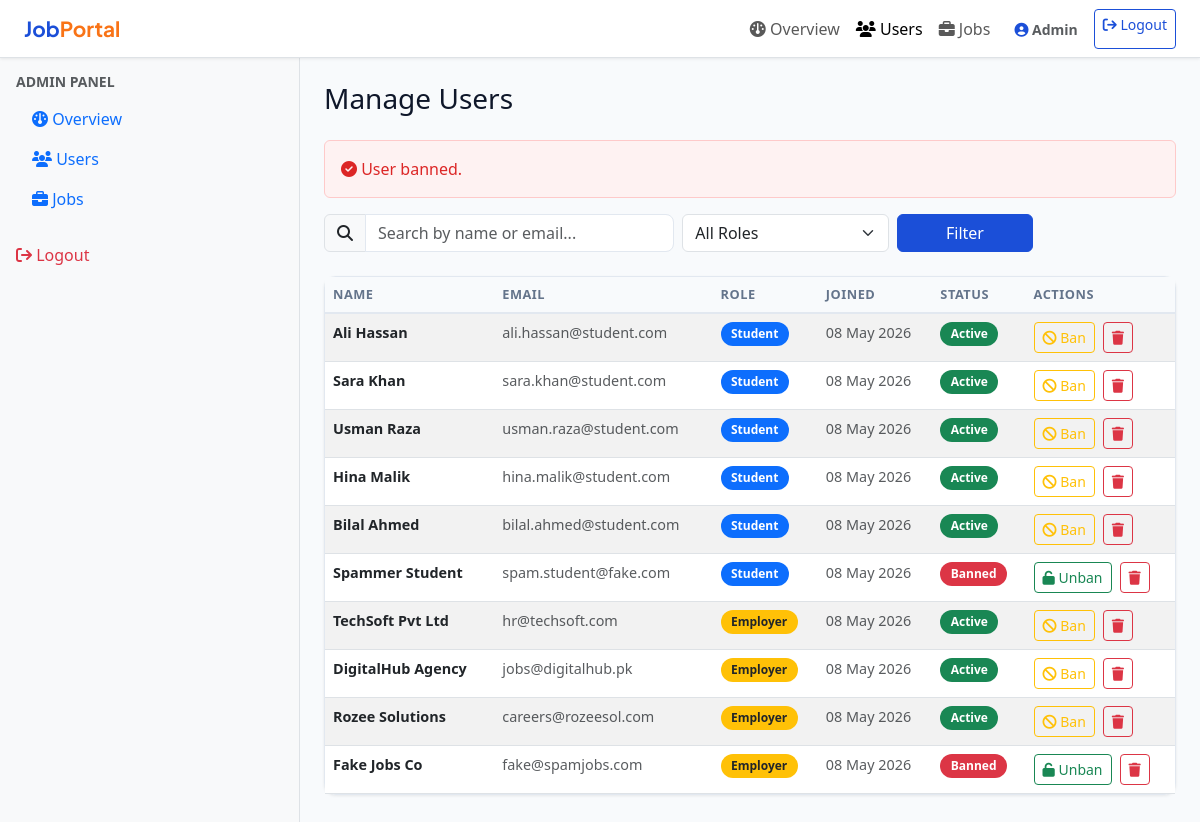
Screenshot of /admin/users.php?msg=banned (signed in) with the database file from the repository.
### tables this page shows
CREATE TABLE users (
    id INT AUTO_INCREMENT PRIMARY KEY,
    full_name VARCHAR(100) NOT NULL,
    email VARCHAR(150) UNIQUE NOT NULL,
    password VARCHAR(255) NOT NULL,
    role ENUM('student', 'employer', 'admin') NOT NULL,
    is_banned TINYINT(1) DEFAULT 0,
    created_at TIMESTAMP DEFAULT CURRENT_TIMESTAMP
);

### admin/users.php (the view, shortened to what this page needs)
<?php
require_once '../includes/db.php';
$search  = trim($_GET['search'] ?? '');
$where   = "role != 'admin'";
$users = $conn->query("SELECT * FROM users WHERE $where ORDER BY created_at DESC");
?>
<!DOCTYPE html>
<html lang="en">
<head>
<link rel="stylesheet" href="https://cdn.jsdelivr.net/npm/bootstrap@5.3.0/dist/css/bootstrap.min.css">
<link rel="stylesheet" href="https://cdnjs.cloudflare.com/ajax/libs/font-awesome/6.4.0/css/all.min.css">
<link rel="stylesheet" href="../css/style.css">
</head>
<body>
<?php include '../includes/navbar.php'; ?>
<div class="container-fluid">
  <div class="row">
    <aside class="col-lg-3 bg-light p-3 border-end" style="min-height:100vh;">
      <div class="mb-4">
        <h6 class="text-uppercase text-muted small fw-bold">Admin Panel</h6>
        <nav class="nav flex-column">
          <a href="dashboard.php" class="nav-link"><i class="fas fa-gauge"></i> Overview</a>
          <a href="users.php" class="nav-link active"><i class="fas fa-users"></i> Users</a>
          <a href="jobs.php" class="nav-link"><i class="fas fa-briefcase"></i> Jobs</a>
        </nav>
      </div>
      <a href="../logout.php" class="nav-link text-danger"><i class="fas fa-arrow-right-from-bracket"></i> Logout</a>
    </aside>
    <main class="col-lg-9 p-4">
      <h1 class="h3 mb-4">Manage Users</h1>
      <?php
      $msgs = ['banned'=>['alert-danger','User banned.'],'unbanned'=>['alert-success','User unbanned.'],'deleted'=>['alert-danger','User deleted.']];
      if (isset($_GET['msg']) && isset($msgs[$_GET['msg']])):
        [$cls,$txt] = $msgs[$_GET['msg']];
      ?>
        <div class="alert <?= $cls ?>"><i class="fas fa-circle-check"></i> <?= $txt ?></div>
      <?php endif; ?>
      <form method="GET" class="row g-2 mb-4">
        <div class="col-md-5">
          <div class="input-group">
            <span class="input-group-text"><i class="fas fa-magnifying-glass"></i></span>
            <input type="text" name="search" class="form-control" placeholder="Search by name or email..." value="<?= htmlspecialchars($search) ?>">
          </div>
        </div>
        <div class="col-md-3">
          <select name="role" class="form-select">
            <option value="">All Roles</option>
          </select>
        </div>
        <div class="col-md-2">
          <button type="submit" class="btn btn-primary w-100">Filter</button>
        </div>
      </form>
      <div class="card">
        <table class="table table-striped mb-0">
          <thead>
            <tr><th>Name</th><th>Email</th><th>Role</th><th>Joined</th><th>Status</th><th>Actions</th></tr>
          </thead>
          <tbody>
            <?php while ($u = $users->fetch_assoc()): ?>
            <tr>
              <td class="fw-bold"><?= htmlspecialchars($u['full_name']) ?></td>
              <td class="text-muted"><?= htmlspecialchars($u['email']) ?></td>
              <td>
                <span class="badge <?= $u['role']==='student'?'bg-primary':'bg-warning text-dark' ?>">
                  <?= ucfirst($u['role']) ?>
                </span>
              </td>
              <td class="text-muted"><?= date('d M Y', strtotime($u['created_at'])) ?></td>
              <td>
                <?php if ($u['is_banned']): ?>
                  <span class="badge bg-danger">Banned</span>
                <?php else: ?>
                  <span class="badge bg-success">Active</span>
                <?php endif; ?>
              </td>
              <td>
                <div class="d-flex gap-2 flex-wrap">
                  <?php if ($u['is_banned']): ?>
                    <a href="?unban=<?= $u['id'] ?>" class="btn btn-sm btn-outline-success">
                      <i class="fas fa-unlock"></i> Unban
                    </a>
                  <?php else: ?>
                    <a href="?ban=<?= $u['id'] ?>" class="btn btn-sm btn-outline-warning"
                       onclick="return confirm('Ban this user?')">
                      <i class="fas fa-ban"></i> Ban
                    </a>
                  <?php endif; ?>
                  <a href="?delete=<?= $u['id'] ?>" class="btn btn-sm btn-outline-danger"
                     onclick="return confirm('Permanently delete this user?')">
                    <i class="fas fa-trash"></i>
                  </a>
                </div>
              </td>
            </tr>
            <?php endwhile; ?>
          </tbody>
        </table>
      </div>
    </main>
  </div>
</div>
</body>
</html>

### css/style.css (style rules this page uses)
:root { --primary: #1B4FD8; --primary-dark: #1340B0; --accent: #F97316; --success: #16A34A; --danger: #DC2626; --warning: #CA8A04; --info: #0EA5E9; }
body { background-color: #f8fafc; color: #0f172a; }
.btn-primary { background-color: var(--primary); border-color: var(--primary); }
.alert-danger { background-color: #FEF2F2; border-color: #FECACA; color: var(--danger); }
.card { border: 1px solid #e2e8f0; border-radius: 12px; box-shadow: 0 1px 3px rgba(0,0,0,.08); }
.form-control { border-color: #e2e8f0; border-radius: 8px; }
.badge { border-radius: 20px; font-weight: 600; font-size: 0.75rem; padding: 0.35rem 0.65rem; }
.table { font-size: 0.9rem; }
.table thead th { background: #f8fafc; font-weight: 700; font-size: 0.8rem; letter-spacing: 0.04em; text-transform: uppercase; color: #64748b; border-bottom: 2px solid #e2e8f0; }

### rows the page displays
users: full_name "Ali Hassan", email "ali.hassan@student.com", role "Student", created_at "08 May 2026", is_banned "Active"
users: full_name "Sara Khan", email "sara.khan@student.com", role "Student", created_at "08 May 2026", is_banned "Active"
users: full_name "Usman Raza", email "usman.raza@student.com", role "Student", created_at "08 May 2026", is_banned "Active"
users: full_name "Hina Malik", email "hina.malik@student.com", role "Student", created_at "08 May 2026", is_banned "Active"
users: full_name "Bilal Ahmed", email "bilal.ahmed@student.com", role "Student", created_at "08 May 2026", is_banned "Active"
users: full_name "Spammer Student", email "spam.student@fake.com", role "Student", created_at "08 May 2026", is_banned "Banned"
users: full_name "TechSoft Pvt Ltd", email "hr@techsoft.com", role "Employer", created_at "08 May 2026", is_banned "Active"
users: full_name "DigitalHub Agency", email "jobs@digitalhub.pk", role "Employer", created_at "08 May 2026", is_banned "Active"
users: full_name "Rozee Solutions", email "careers@rozeesol.com", role "Employer", created_at "08 May 2026", is_banned "Active"
users: full_name "Fake Jobs Co", email "fake@spamjobs.com", role "Employer", created_at "08 May 2026", is_banned "Banned"

### other values shown
$user['name'] "Admin"
$txt "User banned."
